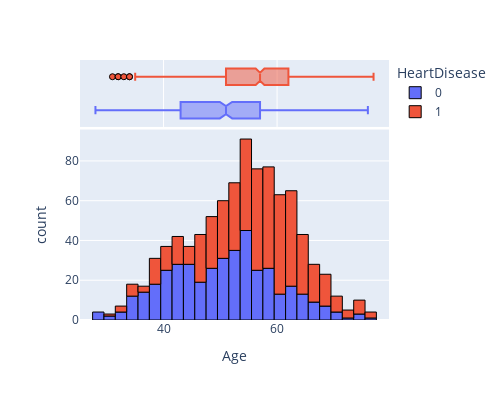
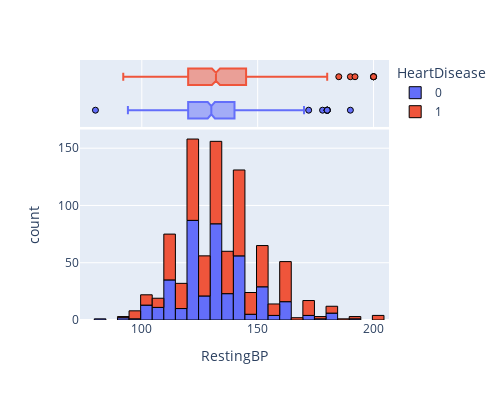
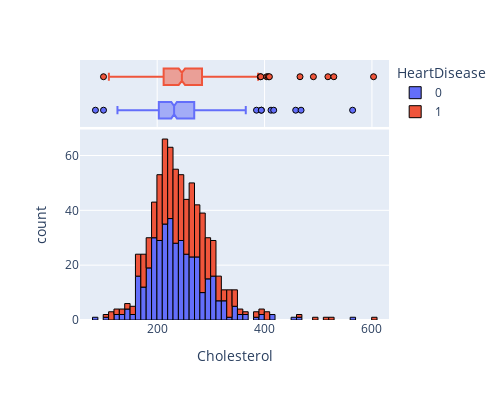
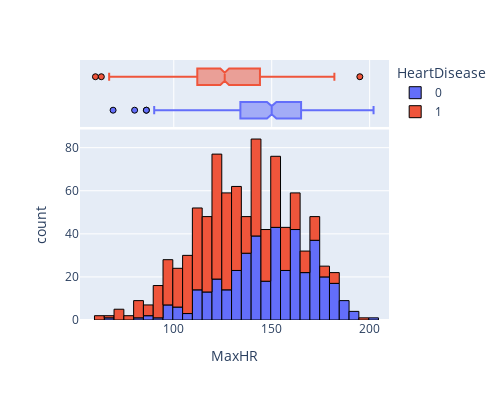

Here is the notebook cell these charts were saved with, in order:
### Markdown cell above
More detail about numerical features are shown below :

### Code cell
for col in num_cols:
    num_plot(df_EDA, col)

### Figure 1 — Plotly figure (JSON) as saved in the notebook; plotly's stock layout.template omitted (floating-point values rounded to 4 significant figures; data arrays with more than 128 entries replaced by an {"elided": "..."} marker saying what was removed)
{"data": [{"alignmentgroup": "True", "bingroup": "x", "hovertemplate": "HeartDisease=0<br>Age=%{x}<br>count=%{y}<extra></extra>", "legendgroup": "0", "marker": {"color": "#636efa", "line": {"color": "black", "width": 1}, "pattern": {"shape": ""}}, "name": "0", "offsetgroup": "0", "orientation": "v", "showlegend": true, "type": "histogram", "x": {"elided": "410 int values"}, "xaxis": "x", "yaxis": "y"}, {"alignmentgroup": "True", "hovertemplate": "HeartDisease=0<br>Age=%{x}<extra></extra>", "legendgroup": "0", "marker": {"color": "#636efa", "line": {"color": "black", "width": 1}}, "name": "0", "notched": true, "offsetgroup": "0", "showlegend": false, "type": "box", "x": {"elided": "410 int values"}, "xaxis": "x2", "yaxis": "y2"}, {"alignmentgroup": "True", "bingroup": "x", "hovertemplate": "HeartDisease=1<br>Age=%{x}<br>count=%{y}<extra></extra>", "legendgroup": "1", "marker": {"color": "#EF553B", "line": {"color": "black", "width": 1}, "pattern": {"shape": ""}}, "name": "1", "offsetgroup": "1", "orientation": "v", "showlegend": true, "type": "histogram", "x": {"elided": "507 int values"}, "xaxis": "x", "yaxis": "y"}, {"alignmentgroup": "True", "hovertemplate": "HeartDisease=1<br>Age=%{x}<extra></extra>", "legendgroup": "1", "marker": {"color": "#EF553B", "line": {"color": "black", "width": 1}}, "name": "1", "notched": true, "offsetgroup": "1", "showlegend": false, "type": "box", "x": {"elided": "507 int values"}, "xaxis": "x2", "yaxis": "y2"}], "layout": {"barmode": "relative", "height": 400, "legend": {"title": {"text": "HeartDisease"}, "tracegroupgap": 0}, "margin": {"t": 60}, "showlegend": true, "width": 500, "xaxis": {"anchor": "y", "domain": [0, 1], "title": {"text": "Age"}}, "xaxis2": {"anchor": "y2", "domain": [0, 1], "matches": "x", "showgrid": true, "showticklabels": false}, "yaxis": {"anchor": "x", "domain": [0, 0.7326], "title": {"text": "count"}}, "yaxis2": {"anchor": "x2", "domain": [0.7426, 1], "matches": "y2", "showgrid": false, "showline": false, "showticklabels": false, "ticks": ""}}}

### Figure 2 — Plotly figure (JSON) as saved in the notebook; plotly's stock layout.template omitted (floating-point values rounded to 4 significant figures; data arrays with more than 128 entries replaced by an {"elided": "..."} marker saying what was removed)
{"data": [{"alignmentgroup": "True", "bingroup": "x", "hovertemplate": "HeartDisease=0<br>RestingBP=%{x}<br>count=%{y}<extra></extra>", "legendgroup": "0", "marker": {"color": "#636efa", "line": {"color": "black", "width": 1}, "pattern": {"shape": ""}}, "name": "0", "offsetgroup": "0", "orientation": "v", "showlegend": true, "type": "histogram", "x": {"elided": "410 int values"}, "xaxis": "x", "yaxis": "y"}, {"alignmentgroup": "True", "hovertemplate": "HeartDisease=0<br>RestingBP=%{x}<extra></extra>", "legendgroup": "0", "marker": {"color": "#636efa", "line": {"color": "black", "width": 1}}, "name": "0", "notched": true, "offsetgroup": "0", "showlegend": false, "type": "box", "x": {"elided": "410 int values"}, "xaxis": "x2", "yaxis": "y2"}, {"alignmentgroup": "True", "bingroup": "x", "hovertemplate": "HeartDisease=1<br>RestingBP=%{x}<br>count=%{y}<extra></extra>", "legendgroup": "1", "marker": {"color": "#EF553B", "line": {"color": "black", "width": 1}, "pattern": {"shape": ""}}, "name": "1", "offsetgroup": "1", "orientation": "v", "showlegend": true, "type": "histogram", "x": {"elided": "507 int values"}, "xaxis": "x", "yaxis": "y"}, {"alignmentgroup": "True", "hovertemplate": "HeartDisease=1<br>RestingBP=%{x}<extra></extra>", "legendgroup": "1", "marker": {"color": "#EF553B", "line": {"color": "black", "width": 1}}, "name": "1", "notched": true, "offsetgroup": "1", "showlegend": false, "type": "box", "x": {"elided": "507 int values"}, "xaxis": "x2", "yaxis": "y2"}], "layout": {"barmode": "relative", "height": 400, "legend": {"title": {"text": "HeartDisease"}, "tracegroupgap": 0}, "margin": {"t": 60}, "showlegend": true, "width": 500, "xaxis": {"anchor": "y", "domain": [0, 1], "title": {"text": "RestingBP"}}, "xaxis2": {"anchor": "y2", "domain": [0, 1], "matches": "x", "showgrid": true, "showticklabels": false}, "yaxis": {"anchor": "x", "domain": [0, 0.7326], "title": {"text": "count"}}, "yaxis2": {"anchor": "x2", "domain": [0.7426, 1], "matches": "y2", "showgrid": false, "showline": false, "showticklabels": false, "ticks": ""}}}

### Figure 3 — Plotly figure (JSON) as saved in the notebook; plotly's stock layout.template omitted (floating-point values rounded to 4 significant figures; data arrays with more than 128 entries replaced by an {"elided": "..."} marker saying what was removed)
{"data": [{"alignmentgroup": "True", "bingroup": "x", "hovertemplate": "HeartDisease=0<br>Cholesterol=%{x}<br>count=%{y}<extra></extra>", "legendgroup": "0", "marker": {"color": "#636efa", "line": {"color": "black", "width": 1}, "pattern": {"shape": ""}}, "name": "0", "offsetgroup": "0", "orientation": "v", "showlegend": true, "type": "histogram", "x": {"elided": "410 int values"}, "xaxis": "x", "yaxis": "y"}, {"alignmentgroup": "True", "hovertemplate": "HeartDisease=0<br>Cholesterol=%{x}<extra></extra>", "legendgroup": "0", "marker": {"color": "#636efa", "line": {"color": "black", "width": 1}}, "name": "0", "notched": true, "offsetgroup": "0", "showlegend": false, "type": "box", "x": {"elided": "410 int values"}, "xaxis": "x2", "yaxis": "y2"}, {"alignmentgroup": "True", "bingroup": "x", "hovertemplate": "HeartDisease=1<br>Cholesterol=%{x}<br>count=%{y}<extra></extra>", "legendgroup": "1", "marker": {"color": "#EF553B", "line": {"color": "black", "width": 1}, "pattern": {"shape": ""}}, "name": "1", "offsetgroup": "1", "orientation": "v", "showlegend": true, "type": "histogram", "x": {"elided": "507 int values"}, "xaxis": "x", "yaxis": "y"}, {"alignmentgroup": "True", "hovertemplate": "HeartDisease=1<br>Cholesterol=%{x}<extra></extra>", "legendgroup": "1", "marker": {"color": "#EF553B", "line": {"color": "black", "width": 1}}, "name": "1", "notched": true, "offsetgroup": "1", "showlegend": false, "type": "box", "x": {"elided": "507 int values"}, "xaxis": "x2", "yaxis": "y2"}], "layout": {"barmode": "relative", "height": 400, "legend": {"title": {"text": "HeartDisease"}, "tracegroupgap": 0}, "margin": {"t": 60}, "showlegend": true, "width": 500, "xaxis": {"anchor": "y", "domain": [0, 1], "title": {"text": "Cholesterol"}}, "xaxis2": {"anchor": "y2", "domain": [0, 1], "matches": "x", "showgrid": true, "showticklabels": false}, "yaxis": {"anchor": "x", "domain": [0, 0.7326], "title": {"text": "count"}}, "yaxis2": {"anchor": "x2", "domain": [0.7426, 1], "matches": "y2", "showgrid": false, "showline": false, "showticklabels": false, "ticks": ""}}}

### Figure 4 — Plotly figure (JSON) as saved in the notebook; plotly's stock layout.template omitted (floating-point values rounded to 4 significant figures; data arrays with more than 128 entries replaced by an {"elided": "..."} marker saying what was removed)
{"data": [{"alignmentgroup": "True", "bingroup": "x", "hovertemplate": "HeartDisease=0<br>MaxHR=%{x}<br>count=%{y}<extra></extra>", "legendgroup": "0", "marker": {"color": "#636efa", "line": {"color": "black", "width": 1}, "pattern": {"shape": ""}}, "name": "0", "offsetgroup": "0", "orientation": "v", "showlegend": true, "type": "histogram", "x": {"elided": "410 int values"}, "xaxis": "x", "yaxis": "y"}, {"alignmentgroup": "True", "hovertemplate": "HeartDisease=0<br>MaxHR=%{x}<extra></extra>", "legendgroup": "0", "marker": {"color": "#636efa", "line": {"color": "black", "width": 1}}, "name": "0", "notched": true, "offsetgroup": "0", "showlegend": false, "type": "box", "x": {"elided": "410 int values"}, "xaxis": "x2", "yaxis": "y2"}, {"alignmentgroup": "True", "bingroup": "x", "hovertemplate": "HeartDisease=1<br>MaxHR=%{x}<br>count=%{y}<extra></extra>", "legendgroup": "1", "marker": {"color": "#EF553B", "line": {"color": "black", "width": 1}, "pattern": {"shape": ""}}, "name": "1", "offsetgroup": "1", "orientation": "v", "showlegend": true, "type": "histogram", "x": {"elided": "507 int values"}, "xaxis": "x", "yaxis": "y"}, {"alignmentgroup": "True", "hovertemplate": "HeartDisease=1<br>MaxHR=%{x}<extra></extra>", "legendgroup": "1", "marker": {"color": "#EF553B", "line": {"color": "black", "width": 1}}, "name": "1", "notched": true, "offsetgroup": "1", "showlegend": false, "type": "box", "x": {"elided": "507 int values"}, "xaxis": "x2", "yaxis": "y2"}], "layout": {"barmode": "relative", "height": 400, "legend": {"title": {"text": "HeartDisease"}, "tracegroupgap": 0}, "margin": {"t": 60}, "showlegend": true, "width": 500, "xaxis": {"anchor": "y", "domain": [0, 1], "title": {"text": "MaxHR"}}, "xaxis2": {"anchor": "y2", "domain": [0, 1], "matches": "x", "showgrid": true, "showticklabels": false}, "yaxis": {"anchor": "x", "domain": [0, 0.7326], "title": {"text": "count"}}, "yaxis2": {"anchor": "x2", "domain": [0.7426, 1], "matches": "y2", "showgrid": false, "showline": false, "showticklabels": false, "ticks": ""}}}
